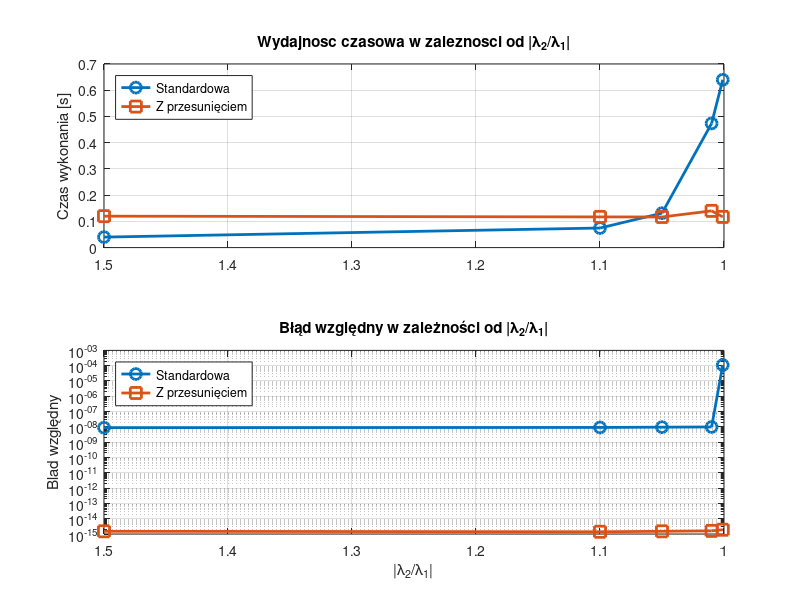

Here is the MATLAB script that generated this plot:
% skrypt do wykresu

% dane z testu numtest3
gaps = [1.500, 1.100, 1.050, 1.010, 1.001];

time_std = [0.0400, 0.0746, 0.1312, 0.4734, 0.6398];
err_std  = [8.9e-09, 9.2e-09, 9.6e-09, 9.9e-09, 1.1e-04];

time_shift = [0.1198, 0.1170, 0.1167, 0.1400, 0.1170];
err_shift  = [1.5e-15, 1.4e-15, 1.5e-15, 1.6e-15, 1.9e-15];

figure('Name', 'Porównanie Metod', 'Color', 'w');

subplot(2, 1, 1);
plot(gaps, time_std, '-o', 'LineWidth', 2, 'MarkerSize', 8); hold on;
plot(gaps, time_shift, '-s', 'LineWidth', 2, 'MarkerSize', 8);
set(gca, 'XDir', 'reverse'); 
grid on;
ylabel('Czas wykonania [s]');
title('Wydajnosc czasowa w zaleznosci od |\lambda_2/\lambda_1|');
legend('Standardowa', 'Z przesunięciem', 'Location', 'northwest');

subplot(2, 1, 2);
semilogy(gaps, err_std, '-o', 'LineWidth', 2, 'MarkerSize', 8); hold on;
semilogy(gaps, err_shift, '-s', 'LineWidth', 2, 'MarkerSize', 8);
set(gca, 'XDir', 'reverse');
grid on;
xlabel('|\lambda_2/\lambda_1|');
ylabel('Blad względny');
title('Błąd względny w zależności od |\lambda_2/\lambda_1|');
legend('Standardowa', 'Z przesunięciem', 'Location', 'northwest');
